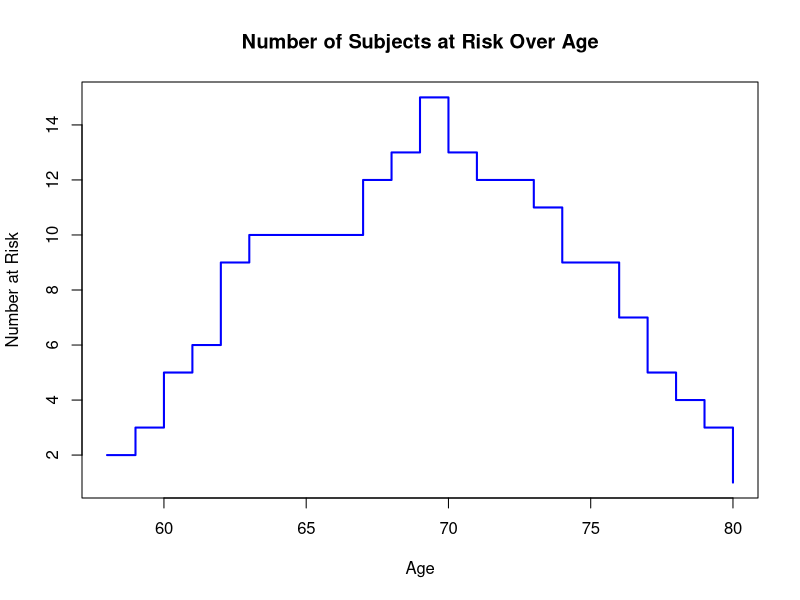
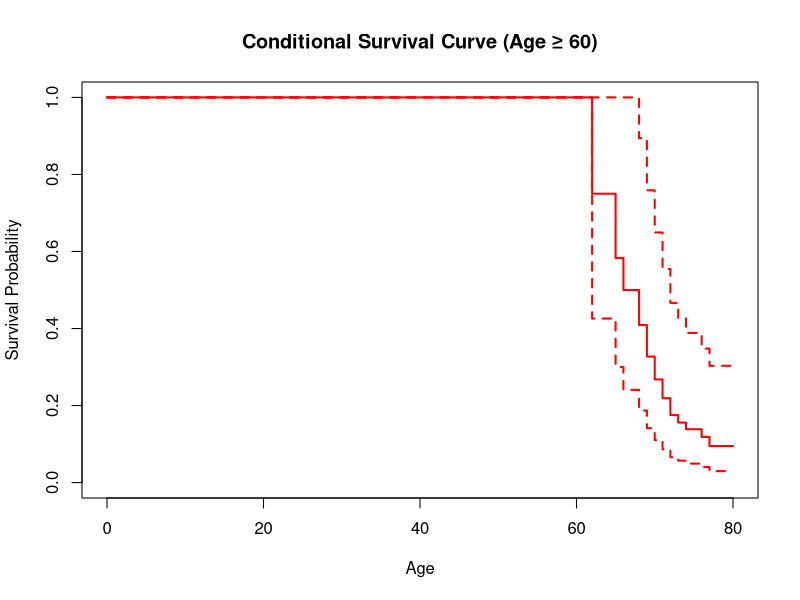
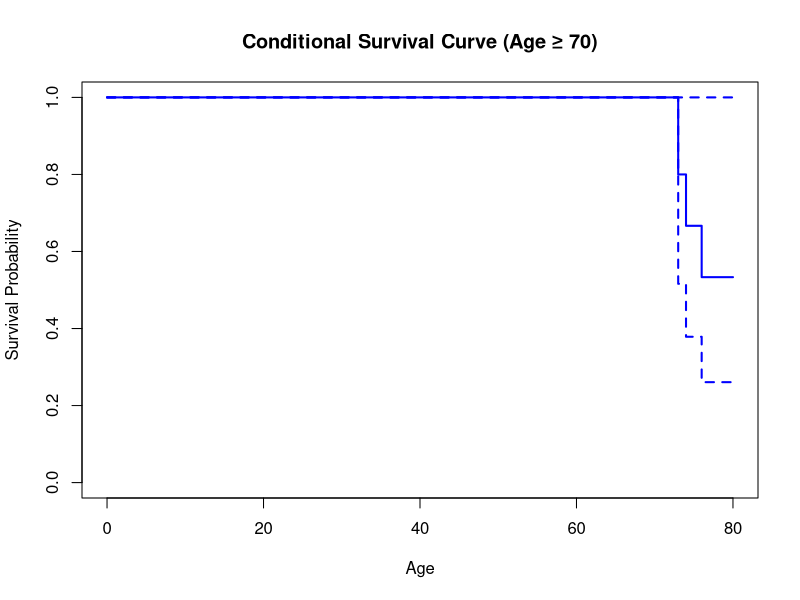
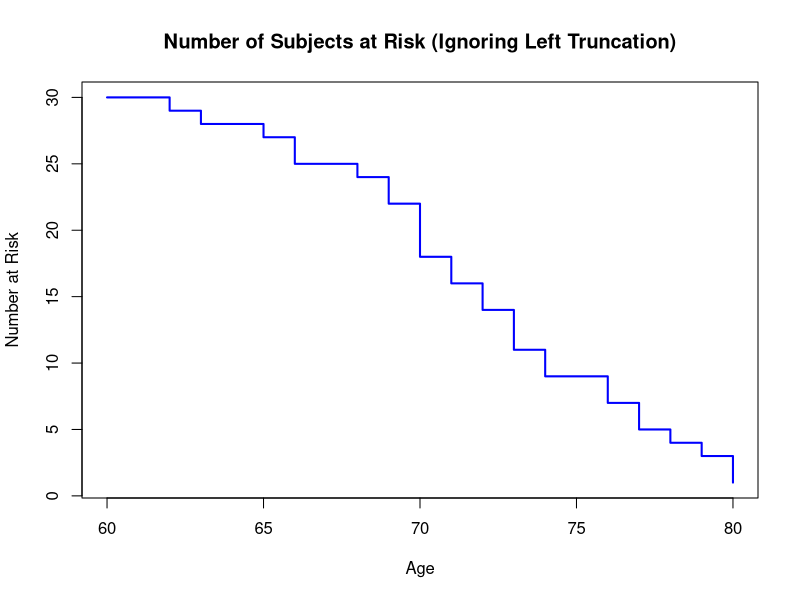
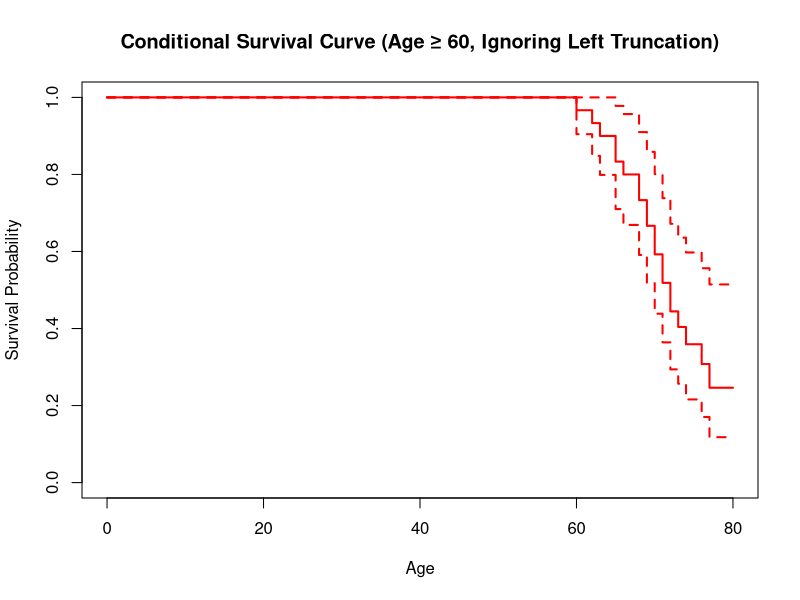
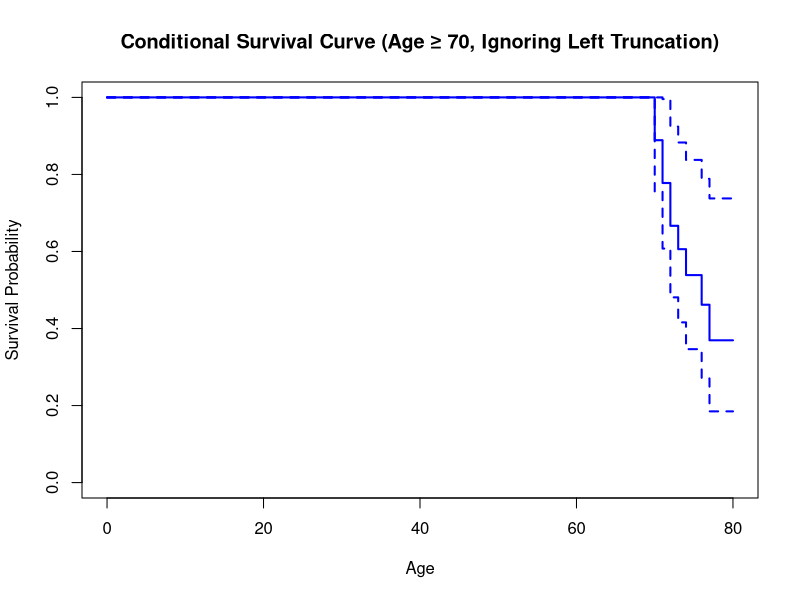
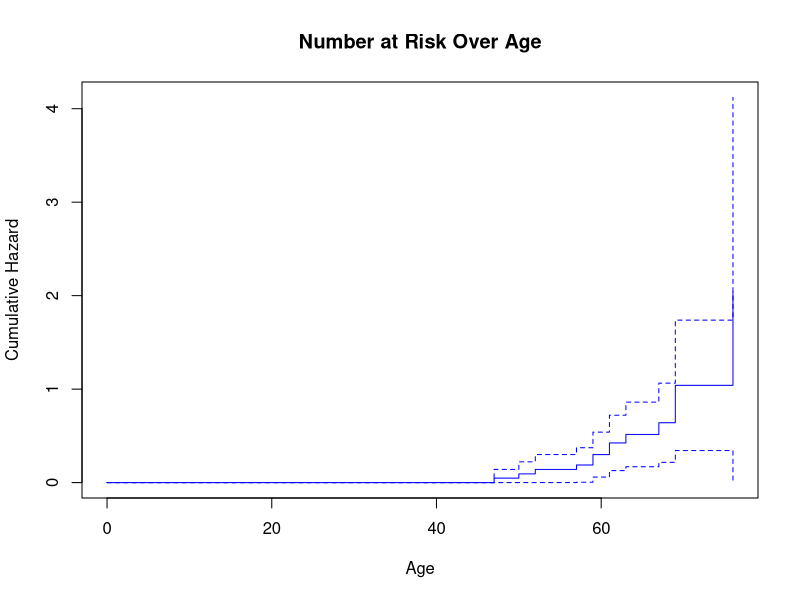

Generate these figures, in order, with R:
## ---- chunk 1
knitr::opts_chunk$set(fig.height=3)
## ---- chunk 2
library(KMsurv)
library(survival)
## ---- chunk 3
diabetes_data <- data.frame(
  entry_age = c(58, 58, 59, 60, 60, 61, 61, 62, 62, 62, 
                63, 63, 64, 66, 66, 67, 67, 67, 68, 69, 
                69, 69, 69, 70, 70, 71, 72, 72, 73, 73),
  exit_age = c(60, 63, 69, 62, 65, 72, 69, 73, 66, 65,
               68, 74, 71, 68, 69, 70, 77, 69, 72, 79, 
               72, 70, 71, 76, 78, 79, 76, 73, 80, 74),
  death = c(1, 1, 0, 1, 1, 0, 0, 0, 1, 1,
            1, 0, 1, 1, 1, 1, 1, 1, 1, 0,
            1, 1, 1, 0, 0, 0, 1, 1, 0, 1)  # 1 = died, 0 = censored
)

# Compute number at risk at each age
risk_table <- data.frame(age = sort(unique(c(diabetes_data$entry_age, diabetes_data$exit_age))))
risk_table$at_risk <- sapply(risk_table$age, function(x) sum(diabetes_data$entry_age <= x & diabetes_data$exit_age >= x))

# Plot number at risk over age
plot(risk_table$age, risk_table$at_risk, type="s", col="blue", lwd=2, 
     xlab="Age", ylab="Number at Risk", main="Number of Subjects at Risk Over Age")
## ---- chunk 4
# Fit Kaplan-Meier estimator with left truncation and right censoring
km_fit_60 <- survfit(Surv(entry_age, exit_age, death) ~ 1, data = diabetes_data, subset = (entry_age >= 60))

# Plot survival curve for age ≥ 60
plot(km_fit_60, xlab = "Age", ylab = "Survival Probability", 
     main = "Conditional Survival Curve (Age ≥ 60)", col="red", lwd=2)
## ---- chunk 5
# Fit Kaplan-Meier estimator for patients aged 70 or older
km_fit_70 <- survfit(Surv(entry_age, exit_age, death) ~ 1, data = diabetes_data, subset = (entry_age >= 70))

# Plot survival curve for age ≥ 70
plot(km_fit_70, xlab = "Age", ylab = "Survival Probability", 
     main = "Conditional Survival Curve (Age ≥ 70)", col="blue", lwd=2)
## ---- chunk 6
# Compute number at risk ignoring left truncation
risk_table_naive <- data.frame(age = sort(unique(diabetes_data$exit_age)))
risk_table_naive$at_risk <- sapply(risk_table_naive$age, function(x) sum(diabetes_data$exit_age >= x))

# Plot number at risk over age (Incorrect Analysis)
plot(risk_table_naive$age, risk_table_naive$at_risk, type="s", col="blue", lwd=2, 
     xlab="Age", ylab="Number at Risk", main="Number of Subjects at Risk (Ignoring Left Truncation)")
## ---- chunk 7
# Fit Kaplan-Meier estimator ignoring left truncation (Incorrect)
km_fit_60_naive <- survfit(Surv(exit_age, death) ~ 1, data = diabetes_data, subset = (exit_age >= 60))

# Plot survival curve for age ≥ 60 (Incorrect)
plot(km_fit_60_naive, xlab = "Age", ylab = "Survival Probability", 
     main = "Conditional Survival Curve (Age ≥ 60, Ignoring Left Truncation)", col="red", lwd=2)
## ---- chunk 8
# Fit Kaplan-Meier estimator for patients aged 70 or older (Incorrect)
km_fit_70_naive <- survfit(Surv(exit_age, death) ~ 1, data = diabetes_data, subset = (exit_age >= 70))

# Plot survival curve for age ≥ 70 (Incorrect)
plot(km_fit_70_naive, xlab = "Age", ylab = "Survival Probability", 
     main = "Conditional Survival Curve (Age ≥ 70, Ignoring Left Truncation)", col="blue", lwd=2)
## ---- chunk 9
data <- data.frame(
  gender = c("Female", "Female", "Female", "Female", "Male", "Male", "Female", "Female", "Female", "Female",
             "Female", "Male", "Male", "Female", "Female", "Male", "Male", "Male", "Female", "Female",
             "Female", "Male", "Male", "Male", "Female", "Male"),
  age_at_admission = c(51, 58, 55, 28, 21, 19, 25, 48, 47, 25,
                       31, 24, 25, 30, 33, 36, 30, 41, 43, 45,
                       35, 29, 35, 32, 36, 32),
  follow_up_time = c(1, 1, 2, 22, 30, 28, 32, 11, 14, 36,
                     31, 33, 33, 37, 35, 25, 31, 22, 26, 24,
                     35, 34, 30, 35, 40, 39),
  censored = c(0, 0, 0, 0, 1, 0, 1, 0, 0, 1,
               1, 1, 1, 1, 1, 0, 1, 0, 0, 0,
               1, 1, 1, 0, 0, 1) # 1 = censored, 0 = event observed
)

# Compute age at event (death or censoring)
data$age_at_event <- data$age_at_admission + data$follow_up_time

# Create survival object with left-truncation (age at admission) and right-censoring
surv_obj <- Surv(time = data$age_at_admission, time2 = data$age_at_event, event = 1 - data$censored)

# Fit Kaplan-Meier estimator
km_fit <- survfit(surv_obj ~ 1, data = data)

# Plot the number at risk
plot(km_fit, fun = "cumhaz", col = "blue", xlab = "Age", ylab = "Cumulative Hazard", main = "Number at Risk Over Age")
## ---- chunk 10
# Estimate survival function conditional on survival to age 30
km_fit_30 <- survfit(Surv(age_at_admission, age_at_event, 1 - censored) ~ 1, data = data, subset = (age_at_admission >= 30))

summary(km_fit_30)
## ---- chunk 11
data(kidney)
## ---- chunk 12
timevar <- kidney$time
delta   <- kidney$delta

null_surv <- exp(-0.045 * timevar) #Expected survival probability

survdiff(Surv(timevar, delta) ~ offset(null_surv))
## ---- chunk 13
survdiff(Surv(timevar, delta) ~ offset(null_surv), rho=1)
## ---- chunk 14
data(tongue)
## ---- chunk 15
survdiff(Surv(time, delta) ~ type, data = tongue, rho = 0)
## ---- chunk 16
survdiff(Surv(time, delta) ~ type, data = tongue, rho = 2)
## ---- chunk 17
data(kidtran)
## ---- chunk 18
head(kidtran)
## ---- chunk 19
survdiff(Surv(time, delta) ~ race + gender, data = kidtran)
## ---- chunk 20
survdiff(Surv(time, delta) ~ race, data = kidtran, subset = (gender == 1))
## ---- chunk 21
survdiff(Surv(time, delta) ~ race, data = kidtran, subset = (gender == 2))
## ---- chunk 22
survdiff(Surv(time, delta) ~ race + strata(gender), data = kidtran)
## ---- chunk 23

medianDiff_test <- function (timevar1, censor1, timevar2, censor2, B = 1000, 
    seed = 1234, plots = FALSE) 
{
    if (B <= 0) {
        stop("B should be a positive integer")
    }
    if (seed <= 0) {
        stop("Seed should be a positive integer")
    }
    if (length(timevar1) != length(censor1)) {
        stop("Length of timevar1 and censor1 should be the same")
    }
    if (length(timevar2) != length(censor2)) {
        stop("Length of timevar2 and censor2 should be the same")
    }
    set.seed(seed)
    fit1 <- survfit(Surv(timevar1, censor1) ~ 1, conf.type = "none")
    fit2 <- survfit(Surv(timevar2, censor2) ~ 1, conf.type = "none")
    med1 <- unname(quantile(fit1, prob = 0.5))
    med2 <- unname(quantile(fit2, prob = 0.5))
    if (is.na(med1)) {
        stop("Estimated survival time for median for sample 1 (control) not found. Program Stopped.")
    }
    else if (is.na(med2)) {
        stop("Estimated survival time for median for sample 2 (treatment) not found. Program Stopped.")
    }
    Qp <- function(t1, c1, t2, c2) {
        fit1 <- survfit(Surv(t1, c1) ~ 1, conf.type = "none")
        fit2 <- survfit(Surv(t2, c2) ~ 1, conf.type = "none")
        med1 <- unname(quantile(fit1, prob = 0.5))
        if (is.na(med1)) {
            warning("Estimated survival time for median could not be estimated for bootstrap sample. Largest observed survival time was used instead.")
            med1 <- max(t1)
        }
        t0 <- which.max(fit2$time[fit2$time <= med1])
        Q <- fit2$surv[t0]
        return(Q)
    }
    Q <- Qp(timevar1, censor1, timevar2, censor2)
    b.est <- numeric(B)
    for (i in 1:B) {
        boot1 <- sample(1:length(timevar1), replace = TRUE)
        t1.boot <- timevar1[boot1]
        c1.boot <- censor1[boot1]
        boot2 <- sample(1:length(timevar2), replace = TRUE)
        t2.boot <- timevar2[boot2]
        c2.boot <- censor2[boot2]
        b.est[i] <- Qp(t1.boot, c1.boot, t2.boot, c2.boot)
    }
    se <- sd(b.est)
    Z <- (Q - 0.5)/se
    pval <- 2 * (1 - pnorm(abs(Z)))
    if (plots == TRUE) {
        plot(fit1, col = "red", ylab = "Estimated Survival Function", 
            xlab = "Time", main = "Kaplan-Meier Estimates")
        lines(fit2, lty = 2, col = "blue")
        legend("topright", c("KM-Estimate for Control Group", 
            "KM-Estimate for Trt. Group"), lty = c(1, 2), col = c("red", 
            "blue"), bty = "n", cex = 0.8)
    }
    out <- list()
    out$quantile <- q
    out$sample1 <- med1
    out$sample2 <- med2
    out$Z <- Z
    out$se <- se
    out$pval <- round(pval, 3)
    out$B <- B
    return(out)
}

## ---- chunk 24
t1 <- c(1, 63, 105, 129, 182, 216, 250, 262, 301, 301,
       342, 354, 356, 358, 380, 383, 383, 338, 394, 408, 
       460, 489, 499, 523, 524, 535, 562, 569, 675, 676, 
       748, 778, 786, 797, 955, 968, 1000, 1245, 1271, 1420, 
       1551, 1694, 2363, 2754, 2950)
t2 <- c(17, 42, 44, 48, 60, 72, 74, 95, 103, 108, 122, 144, 
       167, 170, 183, 185, 193, 195, 197, 208, 234, 235, 254, 
       307, 315, 401, 445, 464, 484, 528, 542, 547, 577, 580, 
       795, 855, 1366, 1577, 2060, 2412, 2486, 2796, 2802, 2934, 2988)
c1 <- c(rep(1, 43), 0, 0)
c2 <- c(rep(1, 39), rep(0, 6))
medianDiff_test(t1,c1,t2,c2)
